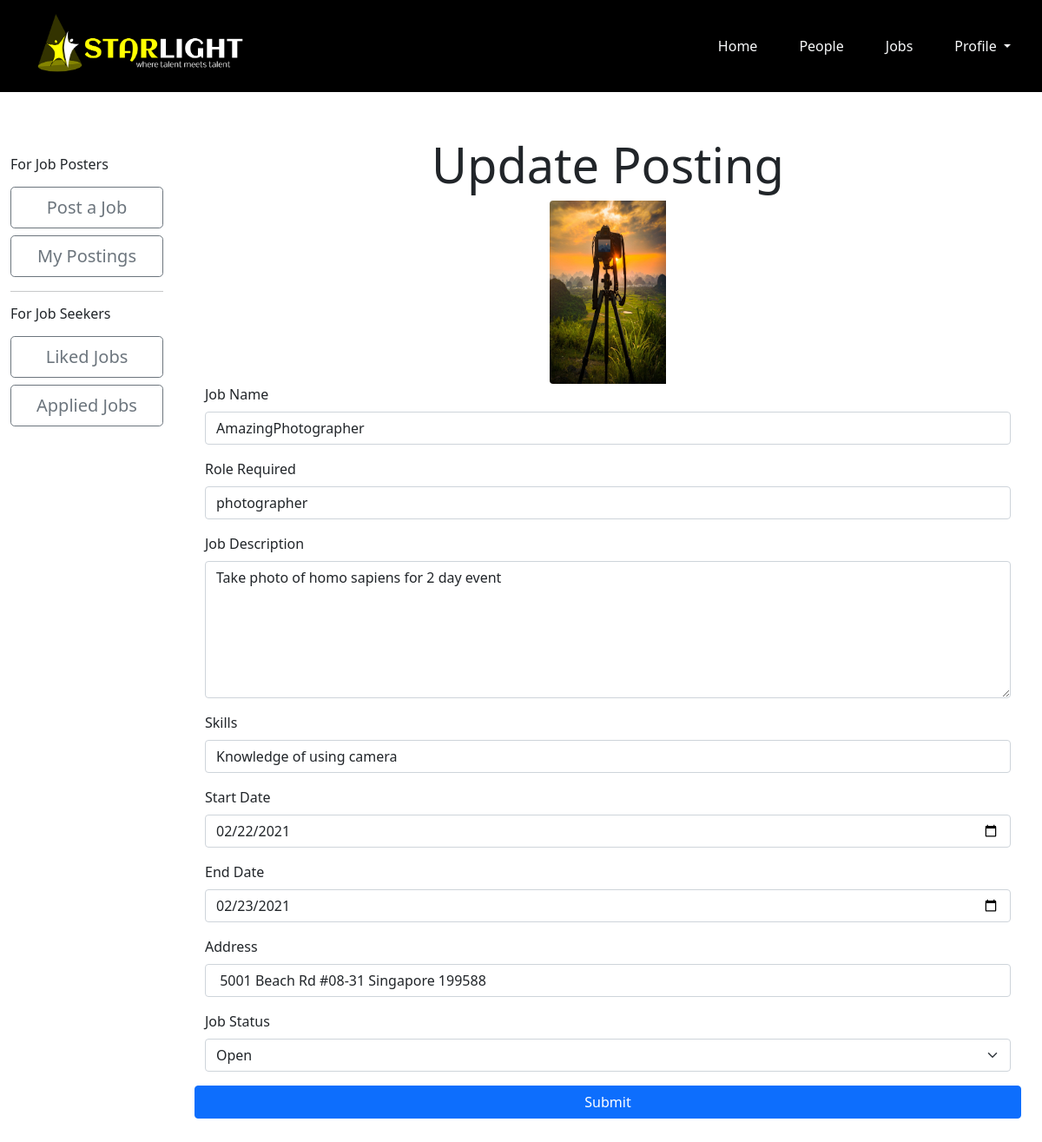
Screenshot of /poster_update_job.php?id=1 (signed in) with the database file from the repository.
### tables this page shows
CREATE TABLE `job` (
  `jobid` int NOT NULL AUTO_INCREMENT,
  `jobname` varchar(128) NOT NULL,
  `jobdesc` varchar(600) DEFAULT NULL,
  `rolerequired` varchar(128) DEFAULT NULL,
  `picturepath` varchar(600) DEFAULT NULL,
  `skills` varchar(600) DEFAULT NULL,
  `startdate` date DEFAULT NULL,
  `enddate` date DEFAULT NULL,
  `address` varchar(600) DEFAULT NULL,
  `createuserid` int NOT NULL,
  `createdate` datetime NOT NULL DEFAULT CURRENT_TIMESTAMP ON UPDATE CURRENT_TIMESTAMP,
  `listingstatus` varchar(28) NOT NULL,
  PRIMARY KEY (`jobid`),
  KEY `createuserid` (`createuserid`),
  CONSTRAINT `job_ibfk_1` FOREIGN KEY (`createuserid`) REFERENCES `user` (`userid`)
);

### poster_update_job.php (the view, shortened to what this page needs)
<?php include "nav_bar.php";?>
<!DOCTYPE html>
<html>
<head>
        <link href="https://cdn.jsdelivr.net/npm/bootstrap@5.1.3/dist/css/bootstrap.min.css" rel="stylesheet">
</head>
<body>
    <div class="container-fluid">
        <div class="row">
            <div class="col-sm">
                <br>
                <h6>For Job Posters<h6>
                <button type="button" class="btn btn-lg btn-outline-secondary mt-2 w-100" onclick="window.location.href='poster_add_job.php'">Post a Job</button>
                <button type="button" class="btn btn-lg btn-outline-secondary  mt-2 w-100" onclick="window.location.href='poster_postings.php'">My Postings</button>
                <hr>
                <h6>For Job Seekers</h6>
                <button type="button" class="btn btn-lg btn-outline-secondary  mt-2 w-100" onclick="window.location.href='seeker_liked.php'">Liked Jobs</button>
                <button type="button" class="btn btn-lg btn-outline-secondary  mt-2 w-100" onclick="window.location.href='seeker_applied.php'">Applied Jobs</button>
            </div>
            <div class="col-md-10">
                <h1 class='display-4 text-center fw-light'>Update Posting</h1>
                <div class="container">
                <form action='' method='post'>
                    <?php
                        $id = $_GET["id"];
                        $connMgr = new ConnectionManager();
                        $pdo = $connMgr->getConnection();
                        $sql = "select * from job where jobid=:id";
                        $stmt=$pdo->prepare($sql);
                        $stmt->bindParam(':id', $id);
                        $stmt->execute();
                        $stmt->setFetchMode(PDO::FETCH_ASSOC);
                                while($row = $stmt->fetch()){
                                    $jobName = $row["jobname"];
                                    $roleRequired = $row["rolerequired"];
                                    $JobDesc = $row["jobdesc"];
                                    $image = $row["picturepath"];
                                    $skills = $row["skills"];
                                    $startdate = $row["startdate"];
                                    $enddate = $row["enddate"];
                                    $address = $row["address"];
                                    $listingStatus = $row["listingstatus"];
                                    ?>
                                    <div class="row" >
                                        <div class="col-5"></div>
                                        <div class="col">
                                    <?php
                                        echo "<img class='img-fluid rounded-start' src='uploadImage/". $image."' >";
                                    ?>
                                        </div>
                                        <div class="col-5"></div>
                                    </div>
                                    <div class="row">
                                    <div class='mb-3'>
                                        <label for='jobName' class='form-label'>Job Name</label>
                                        <input type='text' name ='jobName' class='form-control' id='jobName' value='<?php echo $jobName;?>'>
                                    </div>
                                    <div class='mb-3'>
                                        <label for='role' class='form-label'>Role Required</label>
                                        <input type='text' name ='role' class='form-control' id='role' value='<?php echo $roleRequired;?>'>
                                    </div>
                                    <div class='mb-3'>
                                        <label for='jobDesc' class='form-label'>Job Description</label>
                                        <textarea class="form-control" name="jobDesc" id="jobDesc" rows="6"><?php echo $JobDesc;?></textarea>
                                    </div>
                                    <div class='mb-3'>
                                        <label for='skills' class='form-label'>Skills</label>
                                        <input type='text' name ='skills' class='form-control' id='skills' value='<?php echo $skills;?>'>
                                    </div>
                                    <div class='mb-3'>
                                        <label for='sDate' class='form-label'>Start Date</label>
                                        <input type='date' name = 'sDate' class='form-control' id='sDate' value='<?php echo $startdate;?>'>
                                    </div>
                                    <div class='mb-3'>
                                        <label for='eDate' class='form-label'>End Date</label>
                                        <input type='date' name = 'eDate' class='form-control' id='eDate' value='<?php echo $enddate;?>'>
                                    </div>
                                    <div class='mb-3'>
                                        <label for='address' class='form-label'>Address</label>
                                        <input type='text' name = 'address' class='form-control' id='address' value='<?php echo $address;?>'>
                                    </div>
                                    <?php
                                    if ($listingStatus == "Open"){
                                        $isOpen = "selected";
                                    }
                                    else{
                                        $isOpen = "";
                                    }
                                    ?>
                                    <div class='mb-3'>
                                        <label for='status' class='form-label'>Job Status</label>
                                        <select class='form-select' name = 'listingStatus' value='<?php echo $listingStatus;?>'>
                                            <option value='Open' <?php echo $isOpen;?>> Open </option>
                                        </select>
                                    </div>
                                    <input type='submit' class='btn btn-primary mb-3' name='Submit'>
                                    </div>
                                <?php
                                }
                    ?>
                    </form>
                </div>
            </div>
        </div>
</body>
</html>

### rows the page displays
job: picturepath (picture), jobName "AmazingPhotographer", role "photographer", jobDesc "Take photo of homo sapiens for 2 day event", skills "Knowledge of using camera", sDate "02/22/2021", eDate "02/23/2021", address "5001 Beach Rd #08-31 Singapore 199588", listingStatus "Open"
